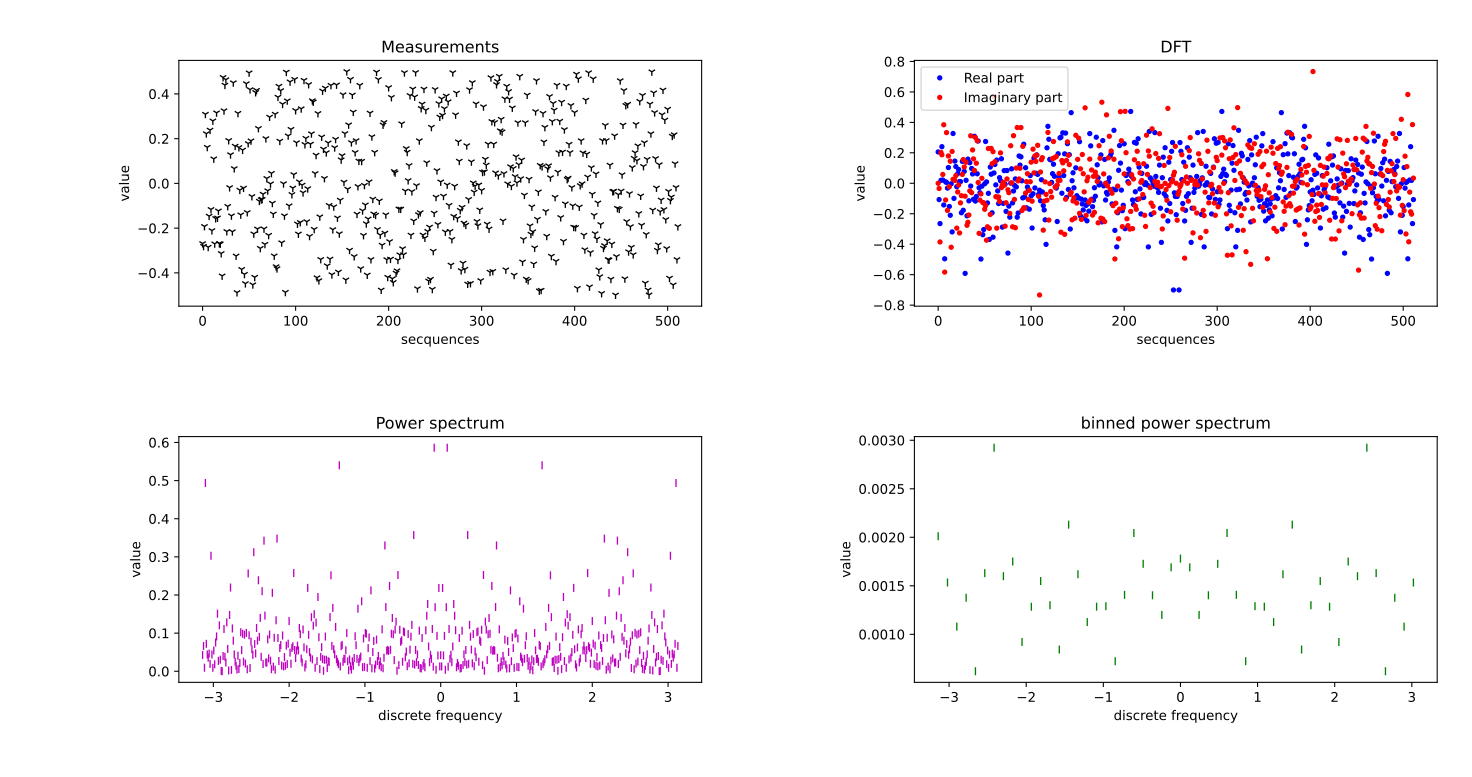

This chart was generated by the following Python code:
# Assignment 3
# Problem 10

import numpy as np
import pandas as pd
import matplotlib.pyplot as pt

noice=pd.read_table('/media/jibak/Data/JIBAK/GS/Computational physics/Asignment 3/noice.txt',sep='\n',names=["x"])
n=len(noice.x) # number of measurements
sq=np.linspace(0,n-1,n)
#---------------------------------------   Plotting measurements  ---------------------------------------------
pt.subplot(2,2,1)
pt.plot(sq,noice.x,'k1')
pt.title("Measurements")
pt.xlabel("secquences");pt.ylabel("value")
#------------------------------------------------------------------------------------------------------------
#-----------    DFT of measurements  ---------------------------------------------------------
k=np.fft.fft(noice.x,norm="ortho")
pt.subplot(2,2,2)
pt.plot(sq,np.real(k),'b.',label="Real part")
pt.plot(sq,np.imag(k),'r.',label="Imaginary part")
pt.title("DFT")
pt.xlabel("secquences");pt.ylabel("value")
pt.legend(loc=0)
#---------------------------------------------------------------------------------------------
#------------------- Power spectrum ---------------------------------------------------------------
freq=np.fft.fftfreq(n,1)*np.pi*2
PS=np.real(k)**2+np.imag(k)**2
pt.subplot(2,2,3)
pt.plot(freq,PS,'m|')
pt.xlabel("discrete frequency");pt.ylabel("value")
pt.title("Power spectrum")
#--------------------------------------------------------------------------------------------------
#---------------- Binned power spectrum ------------------------------------
bin=10
data=noice.x
while (n%10)!=0: # zero padding to make number of data points multiple of 10
 n=n+1
 data=np.hstack((data,[0]))
nb=int(n/10) # numer of points in each segment
kb=np.fft.fftfreq(nb,1)*np.pi*2.0
bin_spectrum=np.zeros(nb)
for i in range(10):
 b_data=data[i*nb:(i+1)*nb]
 b_sptr=np.fft.fft(b_data,norm="ortho")
 bin_spectrum=bin_spectrum+np.real(b_sptr)**2+np.imag(b_sptr)**2
bin_spectrum=bin_spectrum/n
pt.subplot(2,2,4)
pt.plot(kb,bin_spectrum,'g|')
pt.xlabel("discrete frequency");pt.ylabel("value")
pt.title("binned power spectrum")
pt.tight_layout()
pt.show()
